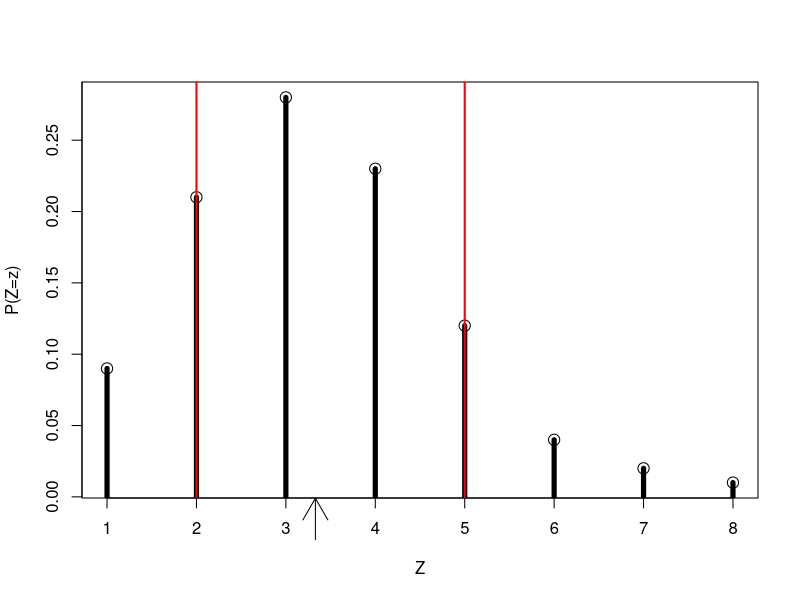
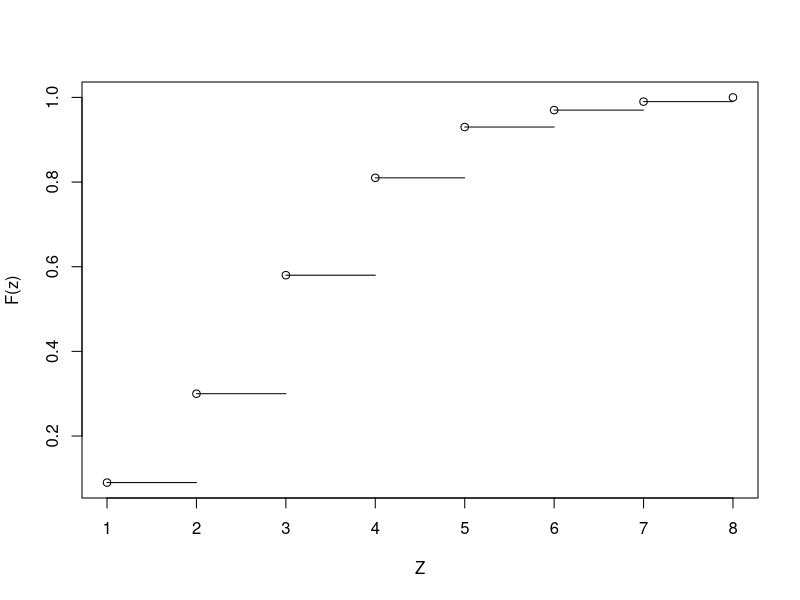
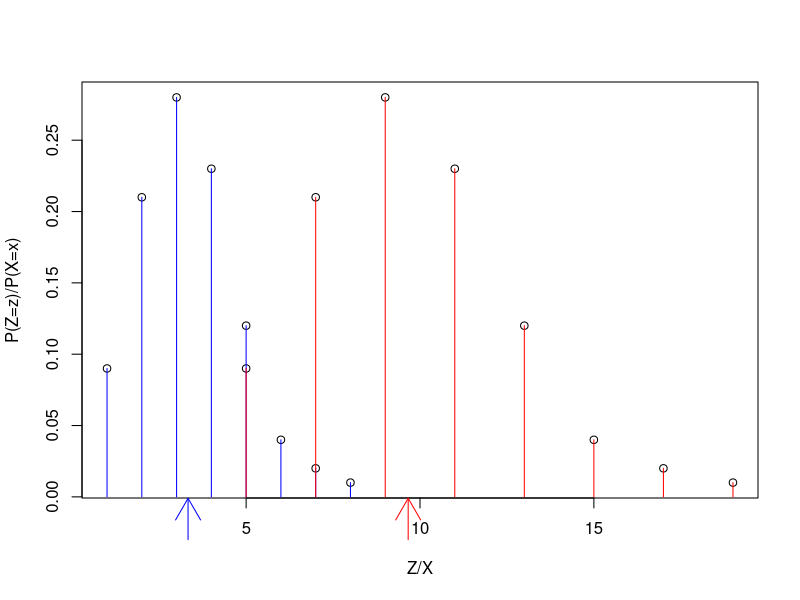

The R source for these figures, in order:
# R script for creating plots in chapter 3
# Run as "Rsript makeplots.R"
# Author: Philip Schulz

# create vectors and compute mean
x = seq(1:8)
y = c(0.09, .21, .28, .23, .12, .04, .02, .01)
mu = sum(x*y)

# open stream to file
png("distribution.png", width=8, height=8, units="in", res=300)

# plot y against x
plot(x,y,yaxp=c(0,0.35,7),xlab="Z",ylab="P(Z=z)", cex=1.5)
# connect points and x-axis
segments(x0=x, y0=rep(0,8), y1=y, lwd=5)
# insert red lines
abline(v=2,col="red",lwd=2)
abline(v=5,col="red",lwd=2)
# put arrow underneath x-axis to indicate mean
arrows(mu,-0.03,mu,-.001,xpd=T)
# close stream and save to file
dev.off()

# compute cdf
z = cumsum(y)

# open stream to file
png("cdf.png", width=8, height=8, units="in", res=300)

# plot z against x
plot(x,z,ylab="F(z)",xlab="Z")
# add vertical strokes
for (i in (1:length(x)-1)) { lines(c(x[i],x[i]+1),c(z[i],z[i])) }
# close stream and save to file
dev.off()

# add constant and scale X
additive_constant = 3
scale_factor = 2

# calculate new expectation
new_x = x*scale_factor+additive_constant
new_mu = sum(new_x*y)

all_x = c(x,new_x)
all_y = c(y,y)

png("scaledRV.png", width=8, height=8, units="in", res=300)

plot(all_x, all_y, xlab="Z/X", ylab="P(Z=z)/P(X=x)")
segments(x0=x, y0=rep(0,8), y1=y, col="blue")
segments(x0=new_x, y0=rep(0,8), y1=y, col="red")
arrows(mu,-0.03,mu,-.001,xpd=T, col="blue")
arrows(new_mu,-0.03,new_mu,-.001,xpd=T, col="red")
dev.off()